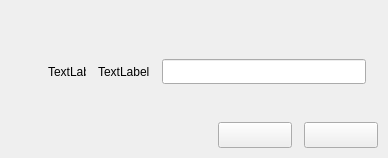
<?xml version="1.0" encoding="UTF-8"?>
<ui version="4.0">
 <class>MyMessageBox</class>
 <widget class="QWidget" name="MyMessageBox">
  <property name="geometry">
   <rect>
    <x>0</x>
    <y>0</y>
    <width>388</width>
    <height>158</height>
   </rect>
  </property>
  <property name="minimumSize">
   <size>
    <width>388</width>
    <height>158</height>
   </size>
  </property>
  <property name="maximumSize">
   <size>
    <width>388</width>
    <height>158</height>
   </size>
  </property>
  <property name="windowTitle">
   <string>MyMessageBox</string>
  </property>
  <layout class="QVBoxLayout" name="verticalLayout">
   <property name="spacing">
    <number>0</number>
   </property>
   <property name="leftMargin">
    <number>0</number>
   </property>
   <property name="topMargin">
    <number>22</number>
   </property>
   <property name="rightMargin">
    <number>0</number>
   </property>
   <property name="bottomMargin">
    <number>10</number>
   </property>
   <item>
    <spacer name="verticalSpacer_2">
     <property name="orientation">
      <enum>Qt::Vertical</enum>
     </property>
     <property name="sizeHint" stdset="0">
      <size>
       <width>20</width>
       <height>30</height>
      </size>
     </property>
    </spacer>
   </item>
   <item>
    <layout class="QHBoxLayout" name="horizontalLayout_2">
     <property name="spacing">
      <number>12</number>
     </property>
     <property name="leftMargin">
      <number>0</number>
     </property>
     <property name="rightMargin">
      <number>22</number>
     </property>
     <item>
      <spacer name="horizontalSpacer_2">
       <property name="orientation">
        <enum>Qt::Horizontal</enum>
       </property>
       <property name="sizeType">
        <enum>QSizePolicy::Preferred</enum>
       </property>
       <property name="sizeHint" stdset="0">
        <size>
         <width>48</width>
         <height>20</height>
        </size>
       </property>
      </spacer>
     </item>
     <item>
      <widget class="QLabel" name="MessageIcon">
       <property name="minimumSize">
        <size>
         <width>38</width>
         <height>38</height>
        </size>
       </property>
       <property name="maximumSize">
        <size>
         <width>38</width>
         <height>38</height>
        </size>
       </property>
       <property name="text">
        <string>TextLabel</string>
       </property>
      </widget>
     </item>
     <item>
      <widget class="QLabel" name="MessageContent">
       <property name="text">
        <string>TextLabel</string>
       </property>
      </widget>
     </item>
     <item>
      <widget class="QLineEdit" name="inputContent">
       <property name="minimumSize">
        <size>
         <width>180</width>
         <height>25</height>
        </size>
       </property>
       <property name="maximumSize">
        <size>
         <width>16777215</width>
         <height>25</height>
        </size>
       </property>
      </widget>
     </item>
    </layout>
   </item>
   <item>
    <spacer name="verticalSpacer">
     <property name="orientation">
      <enum>Qt::Vertical</enum>
     </property>
     <property name="sizeHint" stdset="0">
      <size>
       <width>20</width>
       <height>30</height>
      </size>
     </property>
    </spacer>
   </item>
   <item>
    <layout class="QHBoxLayout" name="horizontalLayout">
     <property name="spacing">
      <number>12</number>
     </property>
     <property name="rightMargin">
      <number>10</number>
     </property>
     <item>
      <spacer name="horizontalSpacer">
       <property name="orientation">
        <enum>Qt::Horizontal</enum>
       </property>
       <property name="sizeHint" stdset="0">
        <size>
         <width>40</width>
         <height>20</height>
        </size>
       </property>
      </spacer>
     </item>
     <item>
      <widget class="QPushButton" name="pButtonOk">
       <property name="minimumSize">
        <size>
         <width>74</width>
         <height>26</height>
        </size>
       </property>
       <property name="maximumSize">
        <size>
         <width>74</width>
         <height>26</height>
        </size>
       </property>
       <property name="text">
        <string/>
       </property>
      </widget>
     </item>
     <item>
      <widget class="QPushButton" name="pButtonCancel">
       <property name="minimumSize">
        <size>
         <width>74</width>
         <height>26</height>
        </size>
       </property>
       <property name="maximumSize">
        <size>
         <width>74</width>
         <height>26</height>
        </size>
       </property>
       <property name="text">
        <string/>
       </property>
      </widget>
     </item>
    </layout>
   </item>
  </layout>
 </widget>
 <layoutdefault spacing="6" margin="11"/>
 <resources/>
 <connections/>
</ui>
